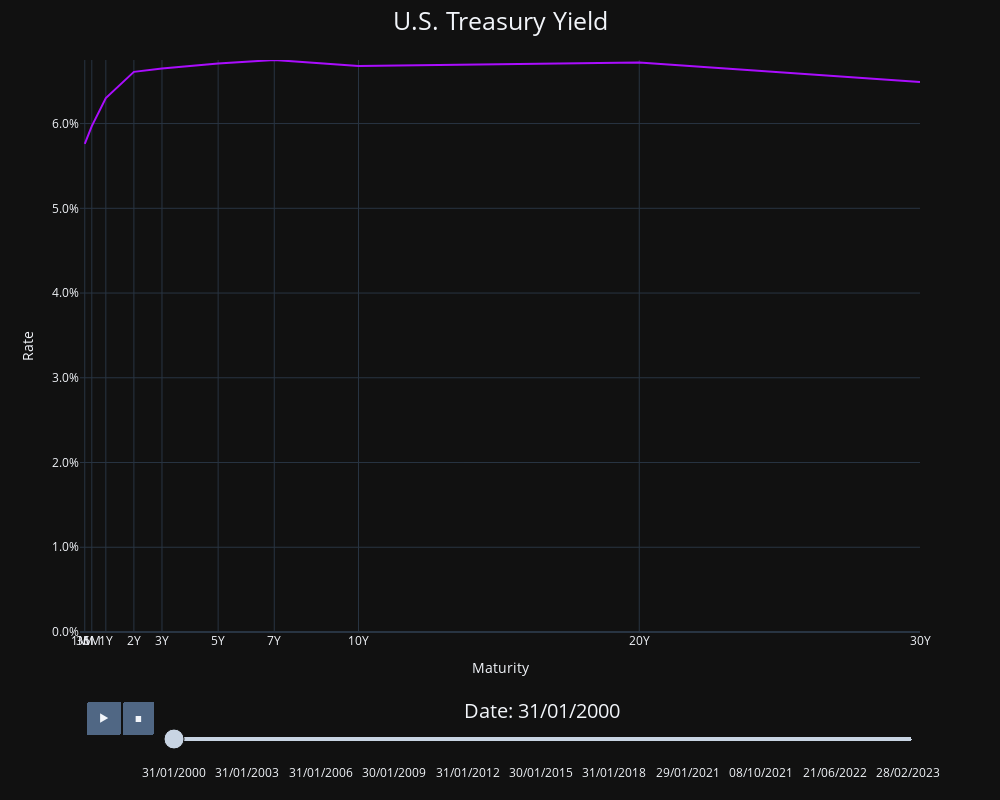

This figure's notebook cell:
### Code cell
fancy_figure = module.get_fancy_animation(800,1000)
fancy_figure.show()
